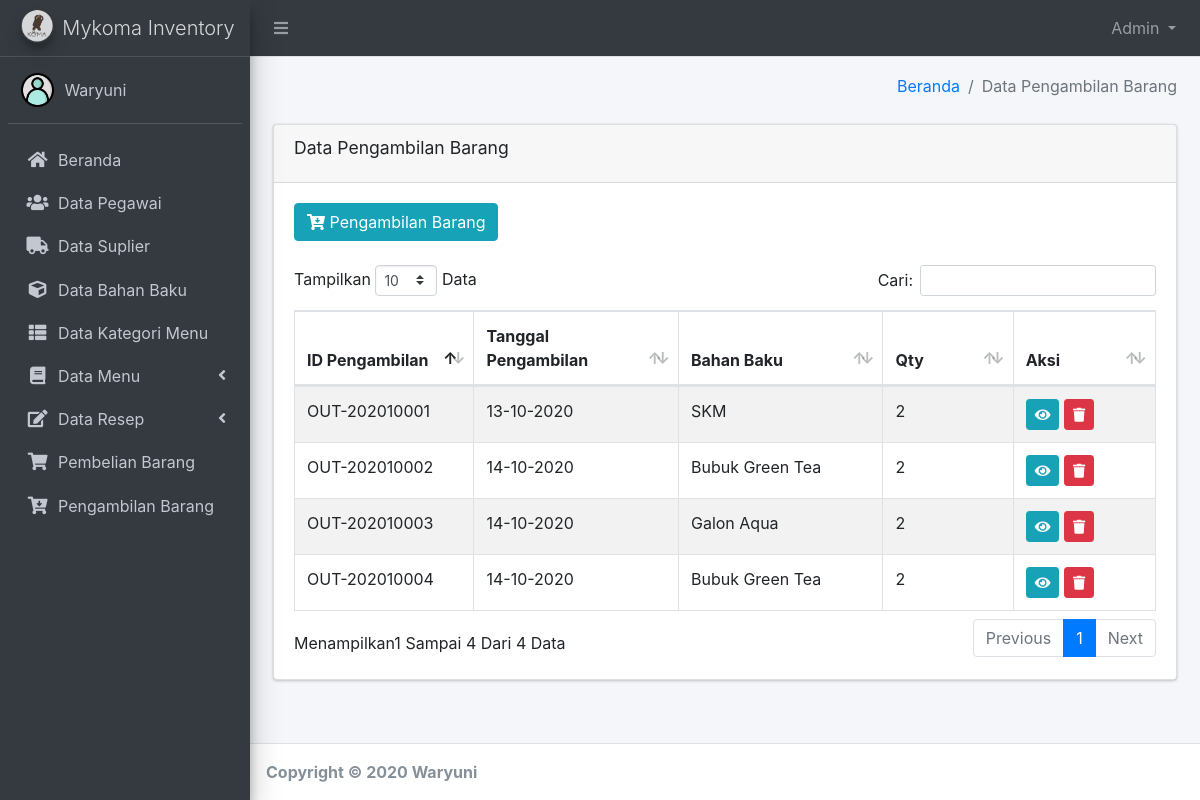
The page /index.php?page=pengambilan (signed in) on the database its author committed.
### tables this page shows
CREATE TABLE `detbrg_keluar` (
  `kd_detbrgout` int(11) NOT NULL AUTO_INCREMENT,
  `kd_brgout` varchar(50) NOT NULL,
  `kd_bahanbk` varchar(50) NOT NULL,
  `jum_brgout` int(11) NOT NULL,
  PRIMARY KEY (`kd_detbrgout`),
  KEY `FK_brg_keluar13` (`kd_bahanbk`)
);

CREATE TABLE `brg_keluar` (
  `kd_brgout` varchar(50) NOT NULL,
  `tgl_out` datetime NOT NULL,
  `id_pegawai` varchar(50) NOT NULL,
  PRIMARY KEY (`kd_brgout`),
  KEY `FK_brg_keluar09` (`id_pegawai`)
);

CREATE TABLE `bahan_bk` (
  `kd_bahanbk` varchar(50) NOT NULL,
  `id_suplier` varchar(50) NOT NULL,
  `nm_bahanbk` varchar(100) NOT NULL,
  `tgl_expire` date NOT NULL,
  PRIMARY KEY (`kd_bahanbk`),
  KEY `FK_bahan_bk12` (`id_suplier`)
);

### modules/pengambilan/view.php (the view, shortened to what this page needs)
<section class="content-header">
    <div class="container-fluid">
        <div class="row mb-2">
            <div class="col-sm-12">
                <ol class="breadcrumb float-sm-right">
                    <li class="breadcrumb-item"><a href="index.php?page=beranda">Beranda</a></li>
                    <li class="breadcrumb-item active">Data Pengambilan Barang</li>
                </ol>
            </div>
        </div>
    </div>
</section>
<section class="content">
    <div class="container-fluid">
        <div class="row">
            <div class="col-12">
                <div class="card">
                    <div class="card-header">
                        <h3 class="card-title">Data Pengambilan Barang</h3>
                    </div>
                    <div class="card-body">
                        <a href="index.php?page=ambil" class="btn btn-info"><i class="fa fa-cart-arrow-down"></i> Pengambilan Barang</a>
                        <br> <br>
                        <table id="example1" class="table table-bordered table-striped">
                            <thead>
                                <tr>
                                    <th>ID Pengambilan</th>
                                    <th>Tanggal Pengambilan</th>
                                    <th>Bahan Baku</th>
                                    <th>Qty</th>
                                    <th>Aksi</th>
                                </tr>
                            </thead>
                            <tbody>
                                <?php
                                $query  = mysqli_query($db, "SELECT brg_keluar.*,bahan_bk.nm_bahanbk,detbrg_keluar.jum_brgout FROM brg_keluar JOIN detbrg_keluar ON detbrg_keluar.kd_brgout=brg_keluar.kd_brgout JOIN  bahan_bk ON detbrg_keluar.kd_bahanbk=bahan_bk.kd_bahanbk");
                                $hitung = mysqli_num_rows($query);
                                if ($hitung > 0) {
                                    while ($pecah = mysqli_fetch_assoc($query)) {
                                ?>
                                        <tr>
                                            <td style="width:100px;"><?= $pecah['kd_brgout']; ?></td>
                                            <td style="width:140px;"><?= date('d-m-Y', strtotime($pecah['tgl_out'])); ?></td>
                                            <td style="width:140px;"><?= $pecah['nm_bahanbk']; ?></td>
                                            <td style="width:80px;"><?= $pecah['jum_brgout']; ?></td>
                                            <td style="width:90px;">
                                                <a href="index.php?page=detambil&kd_brgout=<?php echo $pecah['kd_brgout']; ?>" data-toggle="tooltip" data-placement="bottom" title="Detail Pengambilan" class="btn btn-info btn-sm"><i class="fa fa-eye"></i></a>
                                                <a onclick="return confirm('Anda Yakin Ingin Menghapus?')" class="btn btn-danger btn-sm" href="index.php?page=pengambilan&kd_brgout=<?php echo $pecah['kd_brgout']; ?>&aksi=hapus" data-toggle="tooltip" data-placement="bottom" title="Hapus">
                                                    <i class="fa fa-trash"></i></a>
                                            </td>
                                        </tr>
                                <?php }
                                }
                                ?>
                            </tbody>
                        </table>
                    </div>
                </div>
            </div>
        </div>
    </div>
</section>

### rows shown on the page
detbrg_keluar: kd_brgout.kd_brgout "OUT-202010001", kd_brgout.tgl_out "13-10-2020", kd_bahanbk.nm_bahanbk "SKM", jum_brgout "2"
detbrg_keluar: kd_brgout.kd_brgout "OUT-202010002", kd_brgout.tgl_out "14-10-2020", kd_bahanbk.nm_bahanbk "Bubuk Green Tea", jum_brgout "2"
detbrg_keluar: kd_brgout.kd_brgout "OUT-202010003", kd_brgout.tgl_out "14-10-2020", kd_bahanbk.nm_bahanbk "Galon Aqua", jum_brgout "2"
detbrg_keluar: kd_brgout.kd_brgout "OUT-202010004", kd_brgout.tgl_out "14-10-2020", kd_bahanbk.nm_bahanbk "Bubuk Green Tea", jum_brgout "2"

### other values the page prints
$_SESSION['level'] "Admin"
$_SESSION['nama'] "Waryuni"
